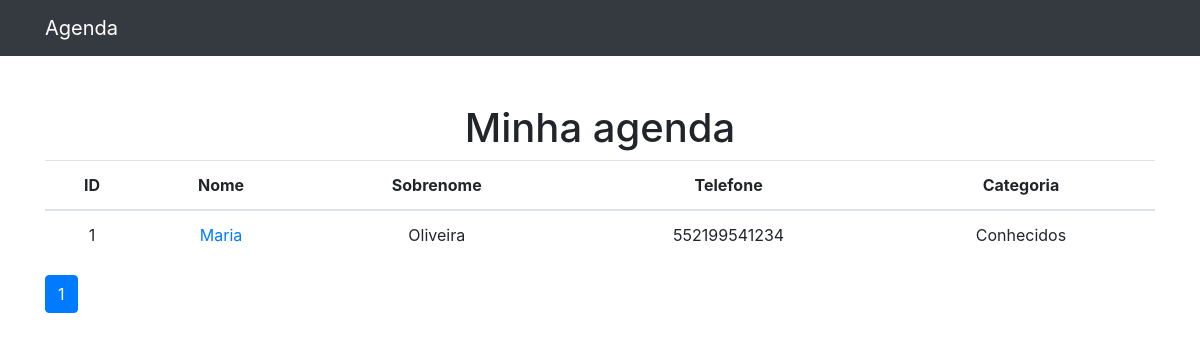
Before: / with the older database file.
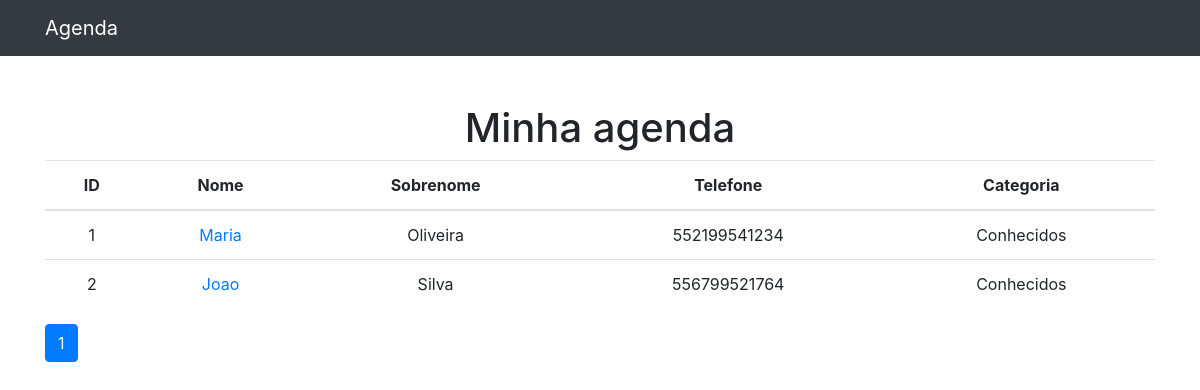
After: the same page with the newer database file.
### contatos/models.py (models this page shows, shortened)
class Contato(models.Model):
    nome = models.CharField(max_length=255)
    sobrenome = models.CharField(max_length=255, blank=True)
    telefone = models.CharField(max_length=255)
    email = models.CharField(max_length=255, blank=True)
    data_criacao = models.DateTimeField(default=timezone.now)
    descricao = models.TextField(blank=True)
    categoria = models.ForeignKey(Categoria, on_delete=models.DO_NOTHING)
    mostrar = models.BooleanField(default=True)

class Categoria(models.Model):
    nome = models.CharField(max_length=255)
    def __str__(self):
        return self.nome

### contatos/views.py (the view)
# urls.py: path('', views.index, name="index"),
def index(request):
    contatos = Contato.objects.order_by()
    paginator = Paginator(contatos, 20)
    page = request.GET.get('p')
    contatos = paginator.get_page(page)
    return render(request, 'contatos/index.html', {
        'contatos': contatos
    })

### contatos/templates/contatos/index.html
{% extends 'base.html' %}
{% block conteudo %}
    <h1 class="mt-5">Minha agenda</h1>
        <table class="table">
          <thead>
            <tr>
              <th>ID</th>
              <th>Nome</th>
              <th>Sobrenome</th>
              <th>Telefone</th>
              <th>Categoria</th>
            </tr>
          </thead>
          <tbody>
            {% for contato in contatos %}
              {% if contato.mostrar %}
            <tr>
              <td>{{ contato.id }}</td>
              <td>
                <a href="{% url 'ver_contato' contato.id %}">{{ contato.nome }}</a>
              </td>
              <td>{{ contato.sobrenome }}</td>
              <td>{{ contato.telefone }}</td>
              <td>{{ contato.categoria }}</td>
            </tr>
            {% endif %}
            {% endfor %}
          </tbody>
        </table>
        <nav aria-label="Page navigation example">
          <ul class="pagination">
            {% for pagina in contatos.paginator.page_range %}
              {% if contatos.number == pagina %}
                <li class="page-item active"><a class="page-link" href="?p={{ pagina }}">{{ pagina }}</a></li>
            {% else %}
              <li class="page-item"><a class="page-link" href="?p={{ pagina }}">{{ pagina }}</a></li>
            {% endif %}
            {% endfor %}
          </ul>
        </nav>
{% endblock %}

### templates/base.html (shortened to what this page needs)
{% load static %}
<!DOCTYPE html>
<html lang="pt">
<head>
  {% include 'parciais/_head.html' %}
</head>
<body>
    {% include 'parciais/_nav.html' %}
  <div class="container">
    <div class="row">
      <div class="col-lg-12 text-center">
        {% block conteudo %} {% endblock %}
      </div>
    </div>
  </div>
</body>
</html>

### templates/parciais/_head.html (shortened to what this page needs)
{% load static %}
  <link href="{% static 'vendor/bootstrap/css/bootstrap.min.css'%}" rel="stylesheet">

### templates/parciais/_nav.html (shortened to what this page needs)
 <nav class="navbar navbar-expand-lg navbar-dark bg-dark static-top">
  <div class="container">
    <a class="navbar-brand" href="/">Agenda</a>
  </div>
</nav>

Changed rows visible on the page:
added Contato: id "2", nome "Joao", sobrenome "Silva", telefone "556799521764", categoria "Conhecidos"
